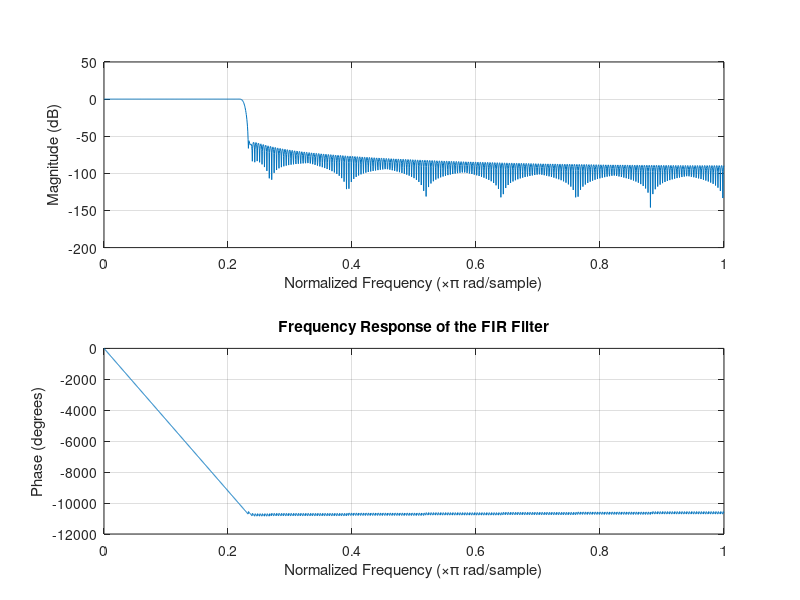

The MATLAB script that drew this image: (Note: this script raises an error after producing the figure.)
% Parameters for filter design
Fs = 22050;                  % Sampling frequency in Hz
fc = 2500;                   % Cut-off frequency in Hz
wc = fc / (Fs / 2);          % Normalized cut-off frequency
N = 513;                     % Filter order (number of taps = N)
window = hamming(N);         % Hamming window
filter_coeff = fir1(N-1, wc, 'low', window); % Low-pass FIR filter design

% Plot the frequency response of the filter
figure;
freqz(filter_coeff, 1, 1024);  % Frequency response
title('Frequency Response of the FIR Filter');

% Read the audio signal
[x, Fs_audio] = audioread('love_mono22.wav'); % Load audio signal
if Fs_audio ~= Fs
    error('Sampling frequency mismatch: Expected %d Hz, but got %d Hz', Fs, Fs_audio);
end

% Filter the audio signal
x_filtered = filter(filter_coeff, 1, x); % Filter the audio signal

% Compare the spectrum of the input and output signals
window_size = 1024; 
overlap = window_size / 2;
nfft = 2048;

% Plot comparison in two subplots
figure;
subplot(2, 1, 1); % First subplot for input signal spectrum
pwelch(x, window_size, [], nfft, Fs);
grid on;

title('Spectrum of Input Signal');

subplot(2, 1, 2); % Second subplot for filtered signal spectrum
pwelch(x_filtered, window_size, [], nfft, Fs);
grid on;
title('Spectrum of Filtered Signal');

% Save the modified output signal
audiowrite('filtered_love_mono22.wav', x_filtered, Fs); % Save output

% Play both signals
disp('Playing original signal...');
%sound(x, Fs);  % Play original signal
%pause(length(x) / Fs + 1); % Wait for playback to complete

disp('Playing filtered signal...');
%sound(x_filtered, Fs); % Play filtered signal

disp('Script completed! Listen to the difference between the original and filtered signals.');